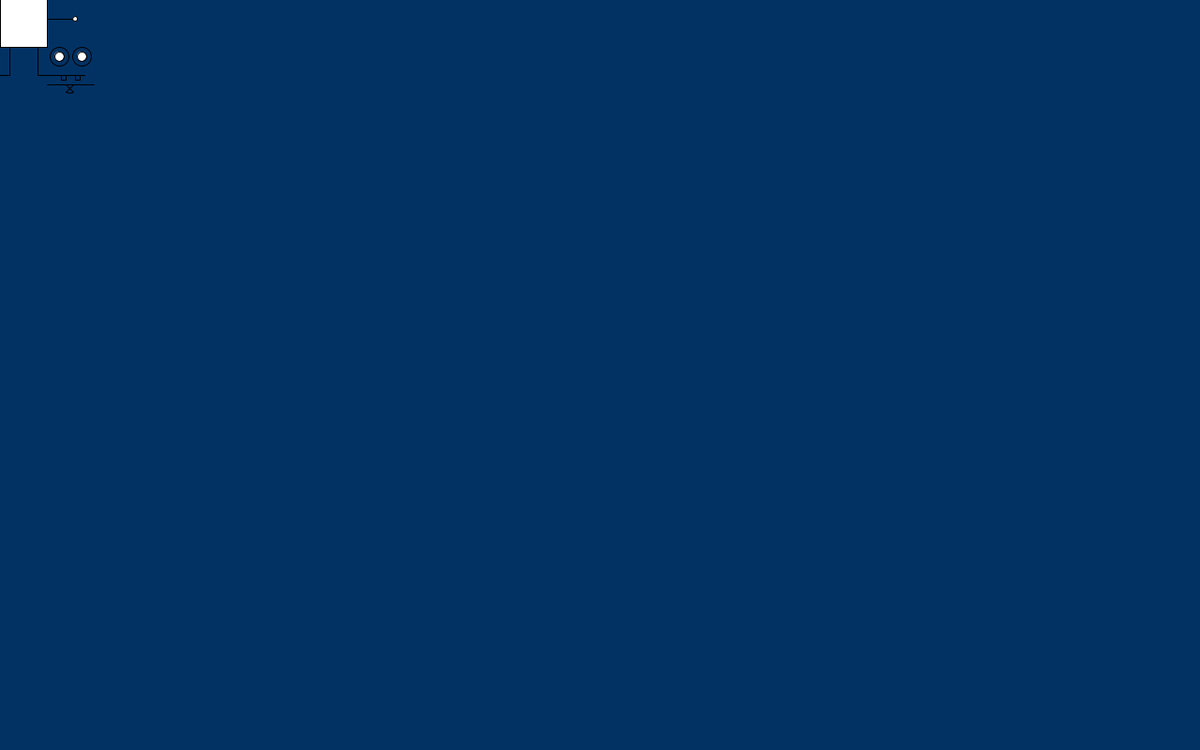
Frame 1 (no input)
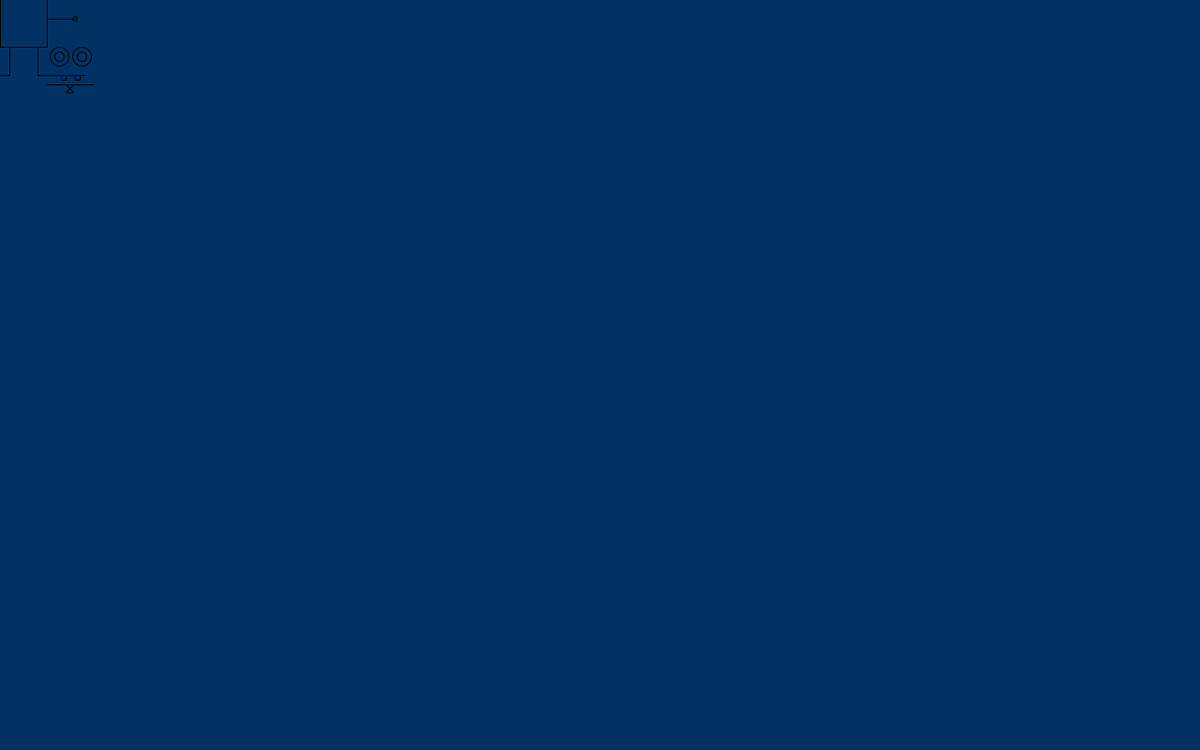
Frame 60 (the mouse pressed at the canvas centre just before this capture)
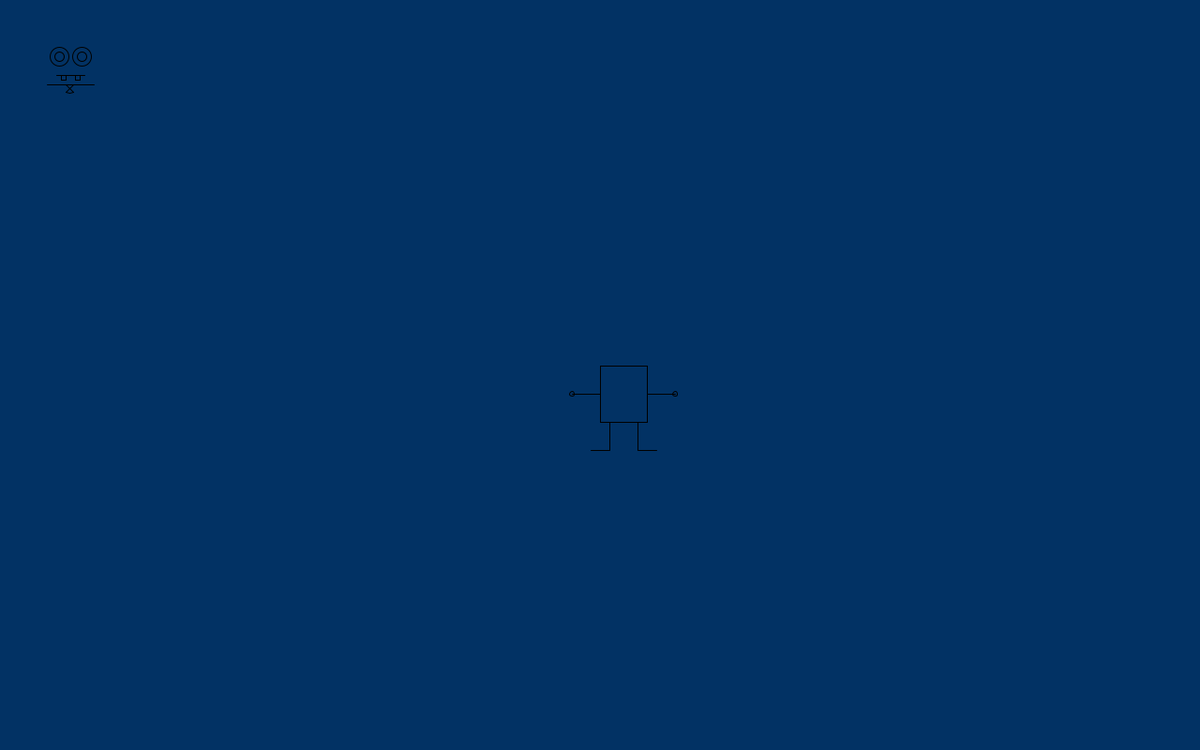
Frame 120 (the mouse held since frame 60 and released just before this capture)

The Processing sketch that drew these frames (run headless with seeded random() and noise(); from frame 60 on, the mouse is pressed at the canvas centre):

// Processing sketch: sketch_2
// ── sketch_2.pde
int x=50;
int y=50;

void setup (){
  

  
  background (140,160,244);
size (1280,800);
  
  
  
}

void draw (){ 
    x= mouseX;
  y= mouseY;
  
background (2,50,100);
//Hands
line (x-30,y+20,x,y+20);
line (x+80,y+20,x+50,y+20);
ellipse (x+80,y+20,5,5);
ellipse (x-30,y+20,5,5);
//feet
line (x-10,y+80,x+10,y+80);
line (x+10,y+80,x+10,y+50);
line (x+40,y+50,x+40,y+80);
line (x+40,y+80,x+60,y+80);
//body
rect (x,y-10,50,60);

//mouth
line (60,80,90,80);
line(65,80,65,85);
line (65,85,70,85);
line (70,85, 70, 80);
line(80,80,80,85);
line(80,85,85,85);
line (85,85,85,80);

//pants
line (50,90,100,90);
line (70,90,74,94);
line (74,94,78,90);
line (74,94,78,98);
line (78,98,74,99);
line (74,99,70,98);
line (70,98,74,94);

//eyes
ellipse (63,60,10,10);
ellipse (87,60,10,10);
noFill ();
ellipse (63,60,20,20);
ellipse (87,60,20,20);

}
